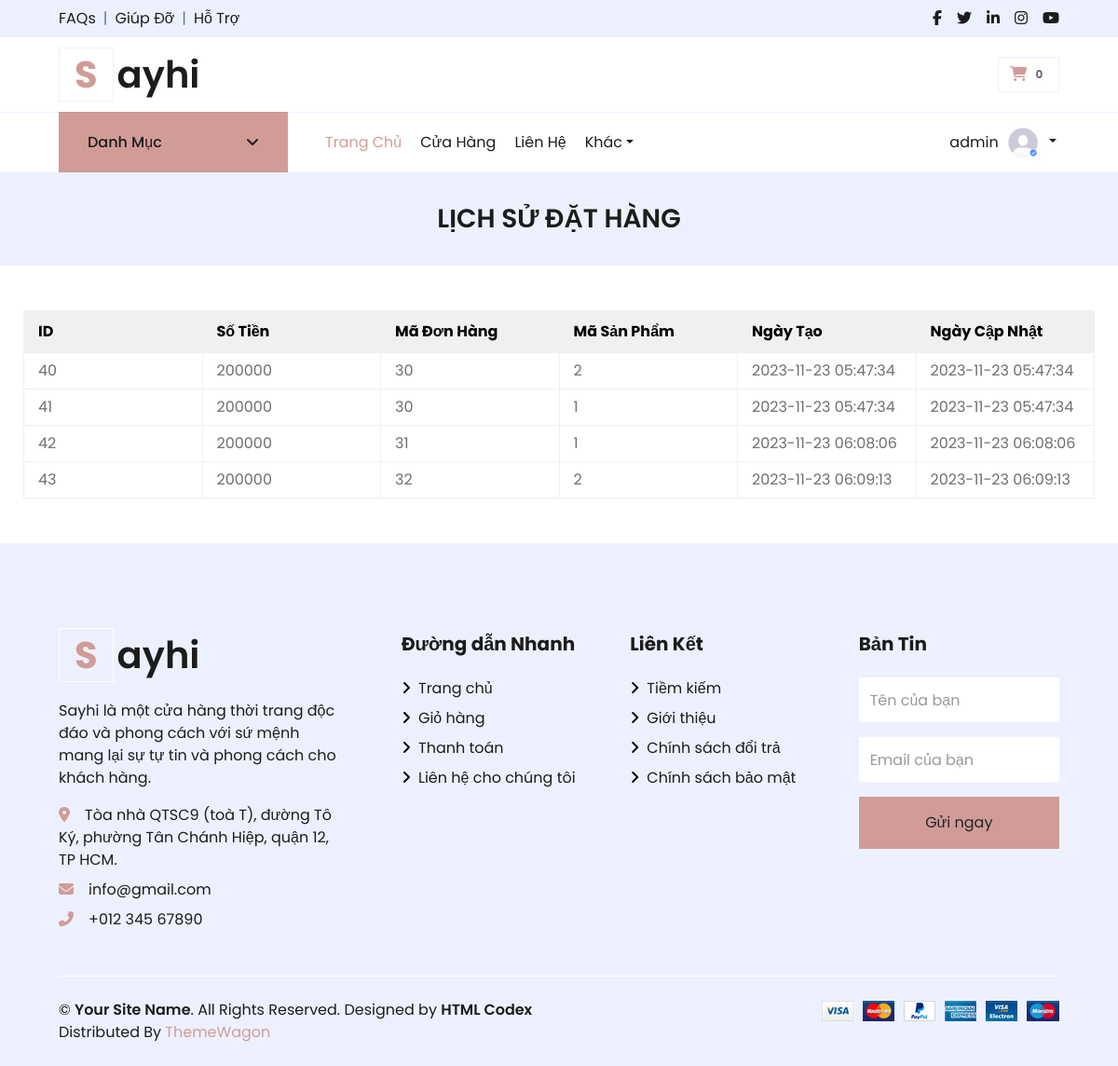
Page /index.php?act=lichsu (signed in) on the committed database.
### tables this page shows
CREATE TABLE `orders_detail` (
  `id` int(11) NOT NULL,
  `amount` int(11) NOT NULL,
  `order_id` int(11) NOT NULL,
  `product_id` int(11) NOT NULL,
  `creation_date` timestamp NULL DEFAULT current_timestamp(),
  `updation_date` timestamp NULL DEFAULT current_timestamp()
);

### index.php (called while the page is built)
<?php
include "controller/index.php";
?>

### model/order.php (called while the page is built, shortened)
<?php
function all_oder()  {
    $conn = connect();
    $sql = "SELECT * FROM orders_detail";
    $stmt = $conn->prepare($sql);
    $stmt->execute();
    $result = $stmt->fetchAll();
    return $result;
}

### view/lichsu.php (the view, shortened to what this page needs)
<div class="container-fluid">
    <div class="row border-top px-xl-5">
        <div class="col-lg-3 d-none d-lg-block">
            <a class="btn shadow-none d-flex align-items-center justify-content-between bg-primary text-white w-100" data-toggle="collapse" href="#navbar-vertical" style="height: 65px; margin-top: -1px; padding: 0 30px;">
                <h6 class="m-0">Danh Mục</h6>
                <i class="fa fa-angle-down text-dark"></i>
            </a>
        </div>
        <div class="col-lg-9">
            <nav class="navbar navbar-expand-lg bg-light navbar-light py-3 py-lg-0 px-0">
                <div class="collapse navbar-collapse justify-content-between" id="navbarCollapse">
                    <div class="navbar-nav mr-auto py-0">
                        <a href="index.php" class="nav-item nav-link active">Trang Chủ</a>
                        <a href="index.php?act=shop" class="nav-item nav-link">Cửa Hàng</a>
                        <a href="index.php?act=lienhe" class="nav-item nav-link">Liên Hệ</a>
                        <div class="nav-item dropdown">
                            <a href="#" class="nav-link dropdown-toggle" data-toggle="dropdown">Khác</a>
                        </div>
                    </div>
                    <div class="navbar-nav ml-auto py-0">
                    <?php
                            if (isset($_SESSION['user']) && ($_SESSION['user'] > 0)) {
                                echo ' <div class="nav-item dropdown" style= "display: flex; align-items: center;">
                                            <a href="#" class="nav-item nav-link" style=" padding: 10px 3px">' . $_SESSION['user']['username'] . '</a>
                                            <a href="#" class="nav-link dropdown-toggle" data-toggle="dropdown" style=" padding: 10px 3px" >
                                            <img src="layout/img/user.jpg" alt="" style=" width: 40px; height: 40px" >
                                            </a>
                                            <div class="dropdown-menu rounded-0 m-0">
                                                <a href="index.php?act=updateUser" class="dropdown-item">Cập Nhật</a>
                                                <a href="index.php?act=lichsu" class="dropdown-item">Lịch Sử Đặt Hàng </a>
                                                <a href="index.php?act=dangxuat" class="dropdown-item">Đăng Xuất</a>
                                            </div>
                                        </div>';
                            } else {
                                echo ' <a href="index.php?act=dangnhap" class="nav-item nav-link">Đăng Nhập</a>
                                <a href="index.php?act=dangky" class="nav-item nav-link">Đăng Ký</a>';
                            }
                            ?>
                    </div>
                </div>
            </nav>
        </div>
    </div>
</div>
<div class="container-fluid bg-secondary mb-5">
    <div class="d-flex flex-column align-items-center justify-content-center" style="min-height: 100px">
        <h1 class="font-weight-semi-bold text-uppercase mb-3 text-h1">Lịch Sử Đặt Hàng</h1>
    </div>
</div>
<table class="container-lsdh" border="2">
        <thead>
            <tr>
                <th class="thead-item">ID</th>
                <th class="thead-item">Số tiền</th>
                <th class="thead-item">Mã đơn hàng</th>
                <th class="thead-item">Mã sản phẩm</th>
                <th class="thead-item">Ngày tạo</th>
                <th class="thead-item">Ngày cập nhật</th>
            </tr>
        </thead>
        <tbody>
       <?php foreach($lsdh as $ls): ?>
       <tr>
                <td class="tbody-items"><?= $ls['id']?></td>
                <td class="tbody-items"><?= $ls['amount']?></td>
                <td class="tbody-items"><?= $ls['order_id']?></td>
                <td class="tbody-items"><?= $ls['product_id']?></td>
                <td class="tbody-items"><?= $ls['creation_date']?></td>
                <td class="tbody-items"><?= $ls['updation_date']?></td>
            </tr>
       <?php
    endforeach;
       ?>
        </tbody>
    </table>

### rows in the picture
orders_detail: id "40", amount "200000", order "30", product "2", creation_date "2023-11-23 05:47:34", updation_date "2023-11-23 05:47:34"
orders_detail: id "41", amount "200000", order "30", product "1", creation_date "2023-11-23 05:47:34", updation_date "2023-11-23 05:47:34"
orders_detail: id "42", amount "200000", order "31", product "1", creation_date "2023-11-23 06:08:06", updation_date "2023-11-23 06:08:06"
orders_detail: id "43", amount "200000", order "32", product "2", creation_date "2023-11-23 06:09:13", updation_date "2023-11-23 06:09:13"

### other values in the picture
$_SESSION['user']['username'] "admin"
